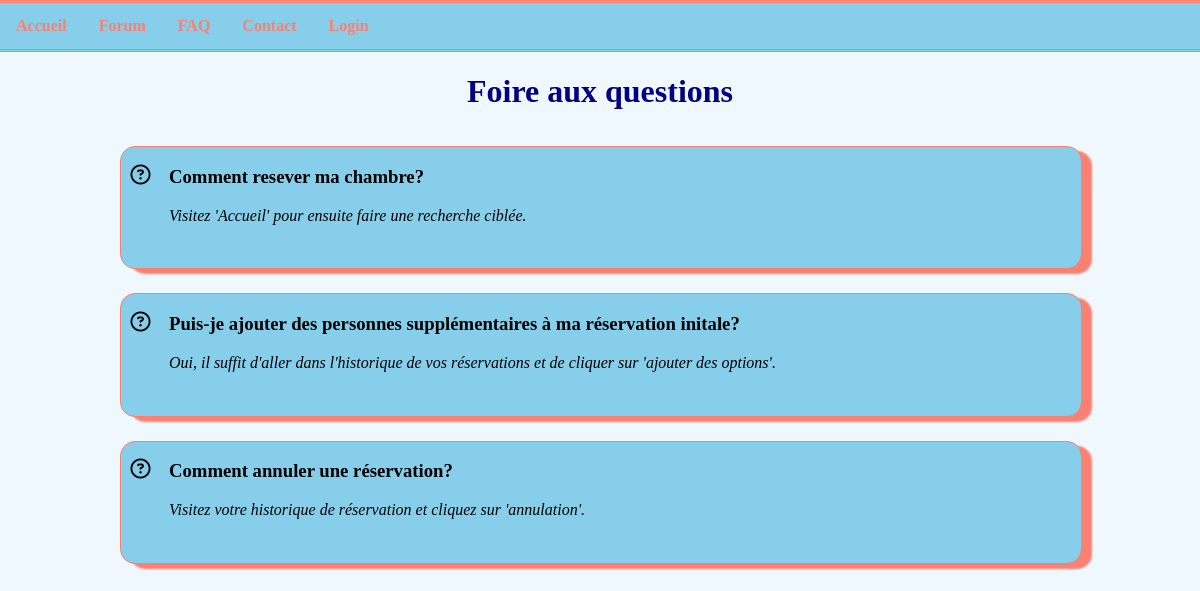
/?section=faq, run on the app's committed database.
### tables this page shows
CREATE TABLE IF NOT EXISTS `faq` (
  `faqId` int(11) NOT NULL AUTO_INCREMENT,
  `question` varchar(255) NOT NULL,
  `answer` varchar(255) NOT NULL,
  `priority` int(1) NOT NULL,
  PRIMARY KEY (`faqId`)
);

### Models/FrequentlyAskedQuestions.php (called while the page is built, shortened)
<?php
class FrequentlyAskedQuestions extends Connection{
	public function getAll (){
		$pdo = $this->dbConnection();
		$request = 'SELECT * FROM FAQ ORDER BY PRIORITY DESC';
		$object = $pdo->query($request);
		return $object->fetchAll(PDO::FETCH_ASSOC);
	}
 }
?>

### Controllers/Client/FaqController.php (the view, shortened to what this page needs)
<?php
require_once("Views/Faq/faq.php");
require_once("Models/FrequentlyAskedQuestions.php");
require_once("Controllers/Admin/FaqControllers/update.php");
$faqArray=$faq->getAll();
for ($i=0; $i < count($faqArray); $i++)
{
	if($_SESSION !=null)
	{
		if(isset($_SESSION["roleId"]))
		{
			if($_SESSION["roleId"] ==2 )
			{
				if( isset($_POST["id"]) && $_POST["id"] == $faqArray[$i]["faqId"]){
					$question = $_POST["question"];
					$answer = $_POST["answer"];
				}else{
				$question = $faqArray[$i]["question"];
				$answer = $faqArray[$i]["answer"];
				}
			echo '
			<div class="roomSearch">
				<div class="questionIcone">
					<i class="far fa-question-circle fa-lg"></i>
				</div>
				<div class="faq">
					<form action="" method="post">
						<label for=""><h3>Question: </label>
						<input size="80" type="text" name="question" value="'.$question.'" required ></h3>
						<label for="">Message: </label>
						<input size="80" type="text" name="answer" value="'.$answer.'" required>
						<label for=""><p><strong>Priority: </label><input type="number" min="1" max="10" name="priority" value="'.$faqArray[$i]["priority"].'" required></strong></p>
						<input type="submit" name="delete" value="Delete">
						<input type="submit" name="edit" value="Update">
						<input type="number" name="id" style="display:none" value="'.$faqArray[$i]["faqId"].'">
					</form>
					<p><?php $error ?></p>
				</div>
			</div>';
			}
			else
			{
				echo
				'<div class="roomSearch">
						<div class="questionIcone">
						 <i class="far fa-question-circle fa-lg"></i>
					 </div>
					 <div class="faq">
						   <h3 >'.$faqArray[$i]["question"].'</h3>
						 <p class="italic">'.$faqArray[$i]["answer"].'</p><br>
					</div>
				</div>';
			}
		}
		else
		{
			echo
			'<div class="roomSearch">
					<div class="questionIcone">
					 <i class="far fa-question-circle fa-lg"></i>
				 </div>
				 <div class="faq">
					   <h3 >'.$faqArray[$i]["question"].'</h3>
					 <p class="italic">'.$faqArray[$i]["answer"].'</p><br>
				</div>
			</div>';
		}
	}
	else
	{
		echo
		'<div class="roomSearch">
	   		 <div class="questionIcone">
				 <i class="far fa-question-circle fa-lg"></i>
	    	 </div>
			 <div class="faq">
		  		 <h3 >'.$faqArray[$i]["question"].'</h3>
				 <p class="italic">'.$faqArray[$i]["answer"].'</p><br>
			</div>
		</div>';
	}
}
 ?>

### Contents/style.css (style rules this page uses)
body { margin: 0; background-color: aliceblue; }
.roomSearch { width: 80%; margin: 1% 10%; box-shadow: 10px 5px 2px salmon;; display: inline-flex; flex-direction: row; border: solid salmon 1px; border-radius: 15px; background-color: skyblue; }
.questionIcone { width: 1%; margin: 2% 3% 0% 1%; }
.italic { font-style: italic; }
.faq { margin-bottom: 1%; }

### data on the page
faq: question "Comment resever ma chambre?", answer "Visitez 'Accueil' pour ensuite faire une recherche ciblée."
faq: question "Puis-je ajouter des personnes supplémentaires à ma réservation initale?", answer "Oui, il suffit d'aller dans l'historique de vos réservations et de cliquer sur 'ajouter des options'."
faq: question "Comment annuler une réservation?", answer "Visitez votre historique de réservation et cliquez sur 'annulation'."
